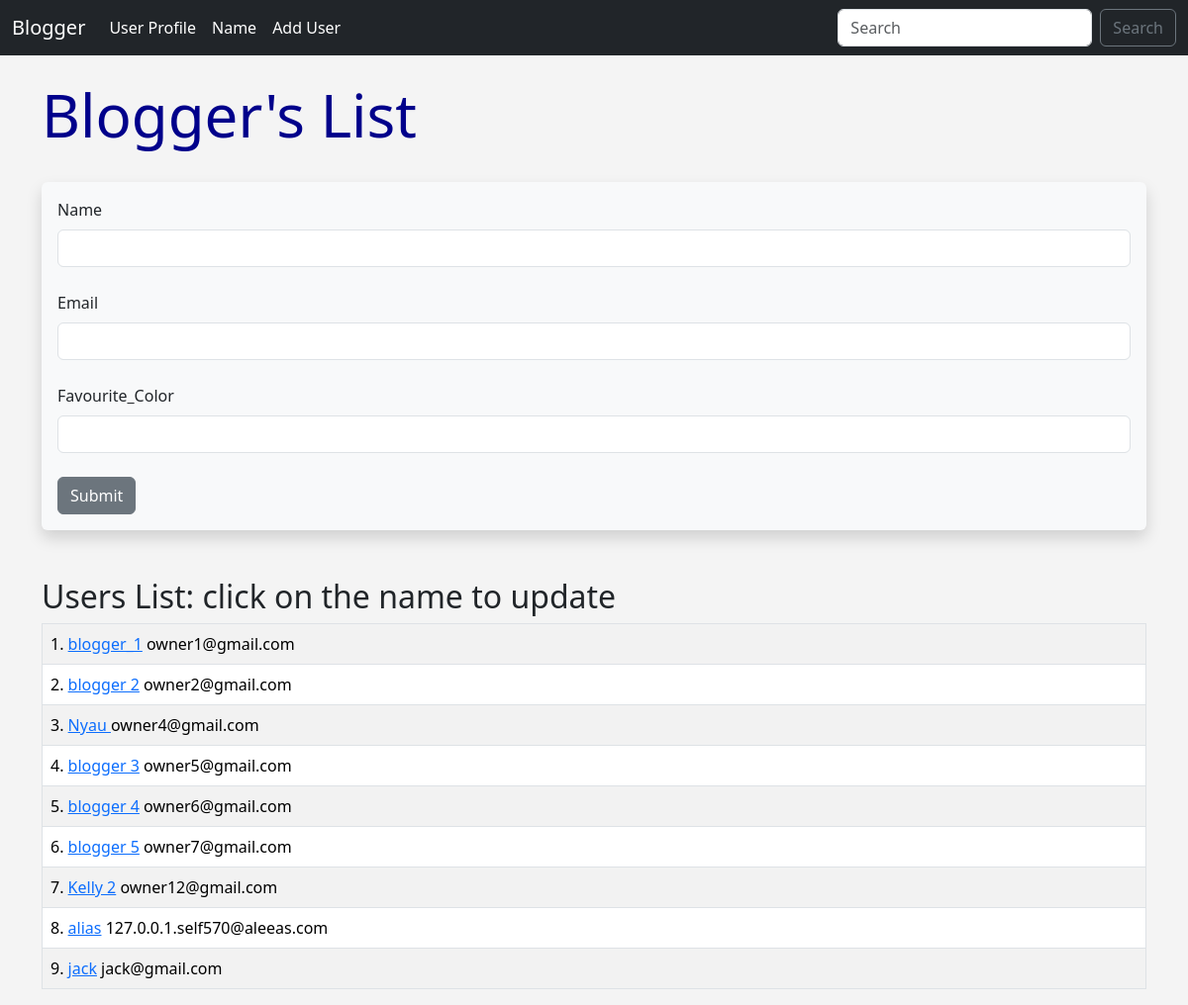
Screenshot of /user/add with the database file from the repository.
### app.py (models this page shows, shortened)
class Users(db.Model):
    id = db.Column(db.Integer, primary_key=True)
    name = db.Column(db.String(180), nullable=False)
    email = db.Column(db.String(120), nullable=False, unique=True)
    favourite_color = db.Column(db.String(50))
    date_added = db.Column(db.DateTime, default=datetime.utcnow)

### app.py (the view, shortened to what this page needs)
@app.route('/user/add', methods=['GET', 'POST'])
def add_user():
    form = UserForm()
    name = None
    our_users = Users.query.order_by(Users.date_added).all()
    return render_template('add_user.html', form=form, name=name, our_users=our_users)

### app.py
class UserForm(FlaskForm):
    name = StringField("Name", validators=[
        DataRequired(message="Name is required.")
    ])
    email = StringField("Email", validators=[
        DataRequired(message="Email is required."),
        Email(message="Invalid email address.")
    ])
    favourite_color = StringField('Favourite_Color')
    submit = SubmitField("Submit")

### templates/add_user.html (shortened to what this page needs)
{% extends 'base.html' %}
{% block content %}
{% if name %}
    <h1>Hello {{ name }}!!</h1>
    <br/>
{% else %}
    <h1>Blogger's List</h1>
    <br/>
    <div class="shadow p-3 mb-5 bg-body-tertiary rounded">
        <form method="POST">
            {{ form.name.label(class="form-label") }}
            {{ form.name(class="form-control") }}
            <br/>
            {{ form.email.label(class="form-label") }}
            {{ form.email(class="form-control") }}
            <br/>
            {{ form.favourite_color.label(class="form-label") }}
            {{ form.favourite_color(class="form-control") }}
            <br/>
            {{ form.submit(class="btn btn-secondary") }}
        </form>
    </div>
    <h2>Users List: click on the name to update</h2>
<table class="table table-hover table-bordered table-striped">
    {% for user in our_users %}
    <tr>
        <td>
            {{ user.id }}. <a href="{{ url_for('update', id=user.id ) }}">{{ user.name }}</a> {{ user.email }}
        </td>
    </tr>
    {% endfor %}
</table>
{% endif %}
{% endblock %}

### templates/base.html (shortened to what this page needs)
<!doctype html>
<html lang="en">
  <head>
    <link href="https://cdn.jsdelivr.net/npm/bootstrap@5.3.3/dist/css/bootstrap.min.css"
    rel="stylesheet"
>
    <link href="{{ url_for('static', filename='css/style.css') }}" rel="stylesheet">
  </head>
  <body>
    {% include 'navbar.html' %}
    <br/>
    <div class="container">
        {% block content %}
        {% endblock %}
    </div>
  </body>
</html>

### templates/navbar.html (shortened to what this page needs)
<nav class="navbar navbar-expand-lg bg-dark">
  <div class="container-fluid">
    <a class="navbar-brand text-white" href="{{ url_for('index' ) }}"title='home'>Blogger</a>
    <div class="collapse navbar-collapse" id="navbarSupportedContent">
      <ul class="navbar-nav me-auto mb-2 mb-lg-0">
        <li class="nav-item">
          <a class="nav-link text-white" href="{{ url_for('user') }}">User Profile</a>
        </li>
         <li class="nav-item">
          <a class="nav-link text-white" href="{{ url_for('name') }}">Name</a>
        </li>
         <li class="nav-item">
          <a class="nav-link text-white" href="{{ url_for('add_user') }}">Add User</a>
        </li>
      </ul>
      <form class="d-flex" role="search">
        <input class="form-control me-2" type="search" placeholder="Search" aria-label="Search">
        <button class="btn btn-outline-secondary" type="submit">Search</button>
      </form>
    </div>
  </div>
</nav>

### static/css/style.css (style rules this page uses)
h1 { color: darkblue; font-size: 60px; }
body { background: #f4f4f4; }

### rows the page displays
Users: id "1", name "blogger_1", email "owner1@gmail.com"
Users: id "2", name "blogger 2", email "owner2@gmail.com"
Users: id "3", name "Nyau", email "owner4@gmail.com"
Users: id "4", name "blogger 3", email "owner5@gmail.com"
Users: id "5", name "blogger 4", email "owner6@gmail.com"
Users: id "6", name "blogger 5", email "owner7@gmail.com"
Users: id "7", name "Kelly 2", email "owner12@gmail.com"
Users: id "8", name "alias", email "127.0.0.1.self570@aleeas.com"
Users: id "9", name "jack", email "jack@gmail.com"
